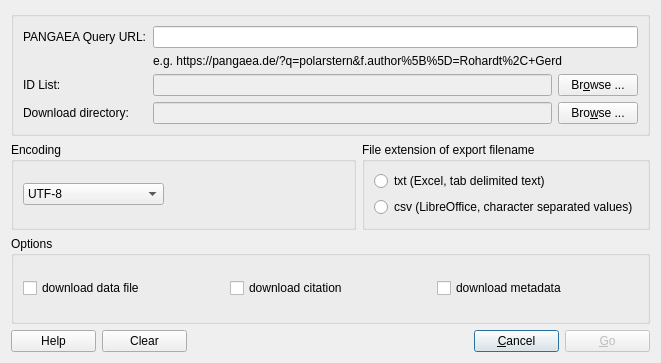
<?xml version="1.0" encoding="UTF-8"?>
<ui version="4.0">
 <author>Rainer Sieger - 2006-12-30</author>
 <class>PanGetDialog</class>
 <widget class="QWidget" name="PanGetDialog">
  <property name="geometry">
   <rect>
    <x>0</x>
    <y>0</y>
    <width>661</width>
    <height>363</height>
   </rect>
  </property>
  <property name="acceptDrops">
   <bool>true</bool>
  </property>
  <property name="windowTitle">
   <string>PanGet</string>
  </property>
  <layout class="QGridLayout" name="gridLayout_5">
   <item row="0" column="0" colspan="2">
    <widget class="QGroupBox" name="DownloadDirectoryGroupBox">
     <property name="title">
      <string/>
     </property>
     <layout class="QGridLayout" name="gridLayout_2">
      <item row="0" column="0">
       <widget class="QLabel" name="URLTextLabel">
        <property name="sizePolicy">
         <sizepolicy hsizetype="Maximum" vsizetype="Preferred">
          <horstretch>0</horstretch>
          <verstretch>0</verstretch>
         </sizepolicy>
        </property>
        <property name="minimumSize">
         <size>
          <width>0</width>
          <height>0</height>
         </size>
        </property>
        <property name="maximumSize">
         <size>
          <width>16777215</width>
          <height>16777215</height>
         </size>
        </property>
        <property name="text">
         <string>PANGAEA Query URL:</string>
        </property>
       </widget>
      </item>
      <item row="0" column="1" colspan="2">
       <widget class="QLineEdit" name="QueryLineEdit">
        <property name="enabled">
         <bool>true</bool>
        </property>
       </widget>
      </item>
      <item row="1" column="1" colspan="2">
       <widget class="QLabel" name="ExampleLabel">
        <property name="text">
         <string>e.g. https://pangaea.de/?q=polarstern&amp;f.author%5B%5D=Rohardt%2C+Gerd</string>
        </property>
       </widget>
      </item>
      <item row="2" column="0">
       <widget class="QLabel" name="FileTextLabel">
        <property name="sizePolicy">
         <sizepolicy hsizetype="Maximum" vsizetype="Preferred">
          <horstretch>0</horstretch>
          <verstretch>0</verstretch>
         </sizepolicy>
        </property>
        <property name="minimumSize">
         <size>
          <width>0</width>
          <height>0</height>
         </size>
        </property>
        <property name="maximumSize">
         <size>
          <width>16777215</width>
          <height>16777215</height>
         </size>
        </property>
        <property name="text">
         <string>ID List:</string>
        </property>
       </widget>
      </item>
      <item row="2" column="1">
       <widget class="QLineEdit" name="IDListFileLineEdit">
        <property name="enabled">
         <bool>false</bool>
        </property>
       </widget>
      </item>
      <item row="2" column="2">
       <widget class="QPushButton" name="browseIDListFile_pushButton">
        <property name="text">
         <string>Br&amp;owse ...</string>
        </property>
       </widget>
      </item>
      <item row="3" column="0">
       <widget class="QLabel" name="DirTextLabel">
        <property name="sizePolicy">
         <sizepolicy hsizetype="Maximum" vsizetype="Preferred">
          <horstretch>0</horstretch>
          <verstretch>0</verstretch>
         </sizepolicy>
        </property>
        <property name="minimumSize">
         <size>
          <width>0</width>
          <height>0</height>
         </size>
        </property>
        <property name="maximumSize">
         <size>
          <width>16777215</width>
          <height>16777215</height>
         </size>
        </property>
        <property name="text">
         <string>Download directory:</string>
        </property>
       </widget>
      </item>
      <item row="3" column="1">
       <widget class="QLineEdit" name="DownloadDirectoryLineEdit">
        <property name="enabled">
         <bool>false</bool>
        </property>
       </widget>
      </item>
      <item row="3" column="2">
       <widget class="QPushButton" name="browseDownloadDirectory_pushButton">
        <property name="text">
         <string>Bro&amp;wse ...</string>
        </property>
       </widget>
      </item>
     </layout>
    </widget>
   </item>
   <item row="1" column="0">
    <widget class="QGroupBox" name="EncodingGroupBox">
     <property name="title">
      <string>Encoding</string>
     </property>
     <layout class="QGridLayout" name="gridLayout_3">
      <item row="0" column="0">
       <widget class="QComboBox" name="CodecDownload_ComboBox">
        <item>
         <property name="text">
          <string>UTF-8</string>
         </property>
        </item>
        <item>
         <property name="text">
          <string>Apple Roman</string>
         </property>
        </item>
        <item>
         <property name="text">
          <string>Latin-1 (ISO 8859-1)</string>
         </property>
        </item>
       </widget>
      </item>
      <item row="0" column="1">
       <spacer name="horizontalSpacer_2">
        <property name="orientation">
         <enum>Qt::Horizontal</enum>
        </property>
        <property name="sizeHint" stdset="0">
         <size>
          <width>40</width>
          <height>20</height>
         </size>
        </property>
       </spacer>
      </item>
     </layout>
    </widget>
   </item>
   <item row="1" column="1">
    <widget class="QGroupBox" name="groupBox_4">
     <property name="title">
      <string>File extension of export filename</string>
     </property>
     <layout class="QGridLayout" name="gridLayout_4">
      <item row="0" column="0">
       <widget class="QRadioButton" name="TXT_radioButton">
        <property name="text">
         <string>txt (Excel, tab delimited text)</string>
        </property>
       </widget>
      </item>
      <item row="1" column="0">
       <widget class="QRadioButton" name="CSV_radioButton">
        <property name="text">
         <string>csv (LibreOffice, character separated values)</string>
        </property>
       </widget>
      </item>
     </layout>
    </widget>
   </item>
   <item row="2" column="0" colspan="2">
    <widget class="QGroupBox" name="groupBox">
     <property name="title">
      <string>Options</string>
     </property>
     <layout class="QGridLayout" name="gridLayout">
      <item row="0" column="0">
       <widget class="QCheckBox" name="DownloadData_checkBox">
        <property name="text">
         <string>download data file</string>
        </property>
       </widget>
      </item>
      <item row="0" column="1">
       <widget class="QCheckBox" name="DownloadCitation_checkBox">
        <property name="text">
         <string>download citation</string>
        </property>
       </widget>
      </item>
      <item row="0" column="2">
       <widget class="QCheckBox" name="DownloadMetadata_checkBox">
        <property name="text">
         <string>download metadata</string>
        </property>
       </widget>
      </item>
     </layout>
    </widget>
   </item>
   <item row="3" column="0" colspan="2">
    <layout class="QHBoxLayout" name="horizontalLayout">
     <item>
      <widget class="QPushButton" name="Help_pushButton">
       <property name="minimumSize">
        <size>
         <width>85</width>
         <height>0</height>
        </size>
       </property>
       <property name="text">
        <string>Help</string>
       </property>
      </widget>
     </item>
     <item>
      <widget class="QPushButton" name="Clear_pushButton">
       <property name="minimumSize">
        <size>
         <width>85</width>
         <height>0</height>
        </size>
       </property>
       <property name="text">
        <string>Clear</string>
       </property>
      </widget>
     </item>
     <item>
      <spacer name="horizontalSpacer">
       <property name="orientation">
        <enum>Qt::Horizontal</enum>
       </property>
       <property name="sizeHint" stdset="0">
        <size>
         <width>40</width>
         <height>20</height>
        </size>
       </property>
      </spacer>
     </item>
     <item>
      <widget class="QPushButton" name="Cancel_pushButton">
       <property name="minimumSize">
        <size>
         <width>85</width>
         <height>0</height>
        </size>
       </property>
       <property name="text">
        <string>&amp;Cancel</string>
       </property>
       <property name="default">
        <bool>true</bool>
       </property>
      </widget>
     </item>
     <item>
      <widget class="QPushButton" name="GetDatasets_pushButton">
       <property name="enabled">
        <bool>false</bool>
       </property>
       <property name="minimumSize">
        <size>
         <width>85</width>
         <height>0</height>
        </size>
       </property>
       <property name="text">
        <string>&amp;Go</string>
       </property>
       <property name="default">
        <bool>false</bool>
       </property>
      </widget>
     </item>
    </layout>
   </item>
  </layout>
 </widget>
 <tabstops>
  <tabstop>QueryLineEdit</tabstop>
  <tabstop>IDListFileLineEdit</tabstop>
  <tabstop>browseIDListFile_pushButton</tabstop>
  <tabstop>DownloadDirectoryLineEdit</tabstop>
  <tabstop>browseDownloadDirectory_pushButton</tabstop>
  <tabstop>CodecDownload_ComboBox</tabstop>
  <tabstop>TXT_radioButton</tabstop>
  <tabstop>CSV_radioButton</tabstop>
  <tabstop>DownloadData_checkBox</tabstop>
  <tabstop>DownloadCitation_checkBox</tabstop>
  <tabstop>DownloadMetadata_checkBox</tabstop>
  <tabstop>Help_pushButton</tabstop>
  <tabstop>Clear_pushButton</tabstop>
  <tabstop>Cancel_pushButton</tabstop>
  <tabstop>GetDatasets_pushButton</tabstop>
 </tabstops>
 <resources/>
 <connections/>
</ui>
